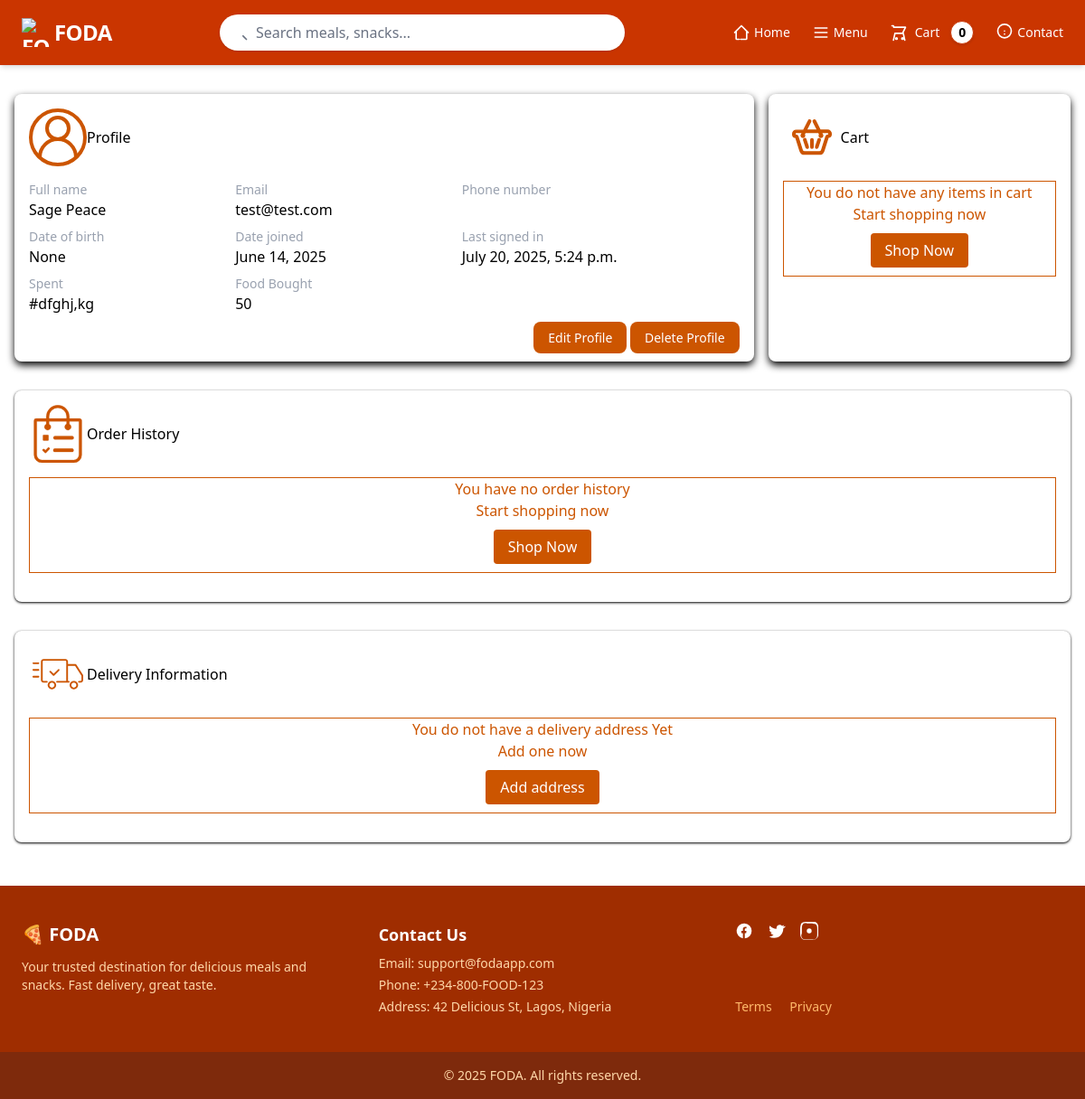
The app's page /dashboard/ (signed in), older data.
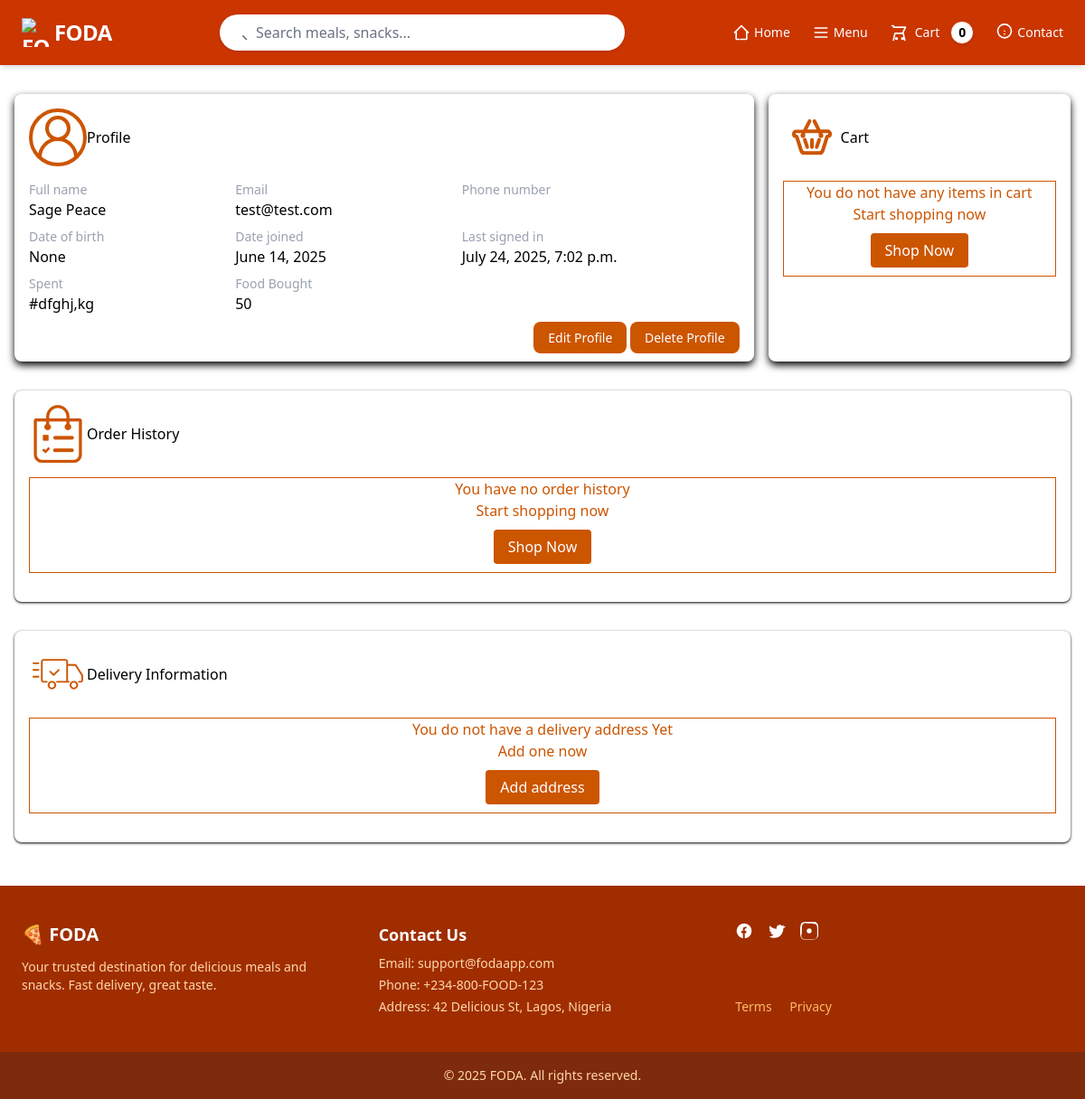
The same page, newer data.
### user/models.py (models this page shows, shortened)
class User(AbstractBaseUser, PermissionsMixin):
    DOB = models.DateField(verbose_name="D.O.B", auto_now=False, auto_now_add=False, null=True)
    email = models.EmailField(verbose_name="Email Address", max_length=254, unique=True)
    first_name = models.CharField(max_length=50)
    last_name = models.CharField(max_length=50)
    full_name = models.CharField(max_length=100)
    phone = PhoneNumberField(region="NG", null=True, blank=True)
    is_active = models.BooleanField(default=False)
    is_staff = models.BooleanField(default=False)
    is_vendor = models.BooleanField(default=False)
    date_joined = models.DateField(default=timezone.now)
    verification_code = models.CharField(max_length=6, blank=True, null=True, unique=True)
    verification_code_expires_at = models.DateTimeField(blank=True, null=True)
    old_cart = models.JSONField(null=True, blank=True)
    groups = models.ManyToManyField(
        'auth.Group',
        verbose_name='groups',
        blank=True,
        help_text='The groups this user belongs to. A user will get all permissions granted to each of their groups.',
        related_name='customuser_set', # Unique related_name
        related_query_name='customuser',
    )
    user_permissions = models.ManyToManyField(
        'auth.Permission',
        verbose_name='user permissions',
        blank=True,
        help_text='Specific permissions for this user.',
        related_name='customuser_permissions_set', # Use another unique related_name
        related_query_name='customuser_permission'
    )
    USERNAME_FIELD = "email"
    REQUIRED_FIELDS = ["first_name", "last_name"]
    objects = CustomUserManager()
    USER_TYPE_CHOICES = (
        ("customer", "Customer"),
        ("vendor", "Vendor"),
    )
    user_type = models.CharField(max_length=10, choices=USER_TYPE_CHOICES, default="customer")

### user/views.py (the view)
# urls.py: path("", views.DashboardView.as_view(), name="dashboard"),
class DashboardView(LoginRequiredMixin, View):
    def get(self, request):
        orders = request.user.order.all()
        addresses = request.user.address.all()
        context = {
            "orders":orders,
            "addresses": addresses
        }
        return render(request, "user/dashboard.html", context=context)

### cart/cart.py (called while the page is built)
    def __len__(self):
        return len(self.cart)

### cart/context_processors.py (called while the page is built)
def cart(request):
    return{
        'cart': Cart(request)
    }

### user/templates/user/dashboard.html (shortened to what this page needs)
{% extends "base.html" %}
{% block content %}
<section class="grid grid-cols-[70%_auto] gap-[1rem] mx-[1rem] mb-[2rem] max-sm:grid-cols-[auto_auto] mt-8 max-w-7xl">
    <div class="bg-white rounded-lg shadow-[0_4px_8px_#000000] p-[1rem]" >
        <h1 class="mb-[1rem] flex items-center">
            <span>Profile</span>
        </h1>
        <div class="grid grid-cols-[auto_auto_auto] gap-[0.5rem] max-sm:grid-cols-2">
            <div>
                <p class=" text-gray-400 text-sm">Full name</p>
                <h3>{{user.full_name}}</h3>
            </div>
            <div>
                <p class=" text-gray-400 text-sm">Email</p>
                <h3>{{user.email}}</h3>
            </div>
            <div>
                <p class=" text-gray-400 text-sm">Phone number</p>
            </div>
            <div>
                <p class=" text-gray-400 text-sm">Date of birth</p>
                <h3>{{user.DOB}}</h3>
            </div>
            <div>
                <p class=" text-gray-400 text-sm">Date joined</p>
                <h3>{{user.date_joined}}</h3>
            </div>
            <div>
                <p class=" text-gray-400 text-sm">Last signed in </p>
                <h3>{{user.last_login}}</h3>
            </div>
            <div>
                <p class=" text-gray-400 text-sm">Spent</p>
                <h3>#dfghj,kg</h3>
            </div>
            <div>
                <p class=" text-gray-400 text-sm">Food Bought</p>
                <h3>50</h3>
            </div>
        </div>
        <div class="text-right pt-[1rem] text-sm">
            <a class="btn-primary p-[0.5rem_1rem] rounded-lg pl-[1rem]" href="{% url "edit_profile" %}">Edit Profile</a>
            <a class="btn-primary p-[0.5rem_1rem] rounded-lg" href="{% url "delete_profile" %}">Delete Profile</a>
        </div>
    </div>
    <div class="bg-white rounded-lg shadow-[0_4px_8px_#000000] p-[1rem] ">
        <h1 class="mb-[1rem] flex items-center">
        <span>Order History</span>
    </h1>
    {% if orders %}
    <table class="dash-table">
        <thead>
            <tr class="">
                <th class="pb-[0.5rem] font-medium">Name</th>
                <th class="pb-[0.5rem] font-medium">Price</th>
                <th class="pb-[0.5rem] font-medium">Date</th>
                <th class="pb-[0.5rem] font-medium">Quantity</th>
                <th class="pb-[0.5rem] font-medium">Status</th>
                <th></th>
            </tr>
        </thead>
        <tbody>
            {% for order in orders %}
            <tr>
                <td class="flex items-center max-sm:block">
                    <img src="{{order.food.image.url}}" alt="food image" class="mr-4 size-[5rem] object-cover max-sm:mb-4">
                    <h3>{{order.food.name}}</h3>
                </td>
                <td class="text-[#CC5500]">₦{{order.total_price}}</td>
                <td>{{order.order_date}}</td>
                <td>{{order.quantity}}</td>
                <td><p class="p-[0.5rem_1rem] bg-burntOrange-600 rounded-lg inline-block">pending</p></td>
                <td>view detail</td>
            </tr>
            {% endfor %}
            <tr>
                <td class="flex items-center max-sm:block">
                    <img src="https://i.pinimg.com/736x/10/38/a7/1038a702899f4ea379153c2d44e8224e.jpg" alt="food image" class="mr-4 size-[5rem] object-cover max-sm:mb-4">
                    <h3>Jollof</h3>
                </td>
                <td class="text-[#CC5500]">#2000</td>
                <td>23-24-53</td>
                <td>2344</td>
                <td><p class="p-[0.5rem_1rem] bg-green-600 rounded-lg inline-block">confirm</p></td>
                <td>view detail</td>
            </tr>
            <tr>
                <td class="flex items-center max-sm:block">
                    <img src="https://i.pinimg.com/736x/10/38/a7/1038a702899f4ea379153c2d44e8224e.jpg" alt="food image" class="mr-4 size-[5rem] object-cover max-sm:mb-4">
                    <h3>Jollof</h3>
                </td>
                <td class="text-[#CC5500]">#2000</td>
                <td>23-24-53</td>
                <td>2344</td>
                <td><p class="p-[0.5rem_1rem] bg-red-400 rounded-lg inline-block">canceled</p></td>
                <td>view detail</td>
            </tr>
        </tbody>
    </table>
    <div class="mt-[1rem] text-right text-[0.8rem] font-[500] text-burntOrange-700">
        <a href="{% url "orders" %}">See All</a>
    </div>
    {% else %}
    <div class="m-[1rem_auto] text-center text-burntOrange-700 border border-solid border-burntOrange-700">
        <h3> You have no order history</h3>
        <p>Start shopping now</p>
        <div class="py-4">
                <a class="btn-primary p-[0.5rem_1rem] rounded" href="{% url "index" %}">Shop Now</a>
        </div>
    </div>
    {% endif %}
</section>
<section class="mx-[1rem] bg-white rounded-lg shadow/90 p-[1rem] mb-[1rem]">
    <h1 class="mb-[1rem] flex items-center">
        <span>Delivery Information</span>
    </h1>
    {% if addresses %}
    <table class="dash-table">
        <thead >
            <tr>
                <th class="pb-[0.5rem]">Name</th>
                <th class="pb-[0.5rem]">Street</th>
                <th class="pb-[0.5rem]">City</th>
                <th class="pb-[0.5rem]">State</th>
                <th class="pb-[0.5rem]">Phone Number</th>
            </tr>
        </thead>
        <tbody>
            {% for address in addresses %}
            <tr>
                <td>{{address.full_name}}</td>
                <td>{{address.street}}</td>
                <td>{{address.city}}</td>
                <td>{{address.state}}</td>
                <td>{{address.phone}}</td>
            </tr>
            {% endfor %}
            <tr>
                <td>Adeniyi Peace</td>
                <td>12 Aladeola</td>
                <td>ketu ikosi</td>
                <td>lagos</td>
                <td>356576879887</td>
            </tr>
        </tbody>
    </table>
    <div class="mt-[1rem] text-right text-[0.8rem] font-[500] text-burntOrange-700">
        <a href="{% url "address_list" %}">See All</a>
    </div>
    {% else %}
    <div class="m-[1rem_auto] text-center text-burntOrange-700 border border-solid border-burntOrange-700">
        <h3> You do not have a delivery address Yet</h3>
        <p>Add one now</p>
        <div class="p-4">
            <a class="btn-primary p-[0.5rem_1rem] rounded" href="{% url "add_address" %}">Add address</a>
        </div>
    </div>
    {% endif %}
</section>
{% endblock content %}

### templates/base.html (shortened to what this page needs)
{% load static tailwind_tags %}
<!DOCTYPE html>
<html>
<head>
  {% tailwind_css %}
</head>
<body>
  {% if request.path != '/'%}
  <nav class="bg-orange-700 text-white shadow-md px-6 py-4">
    <div class="max-w-7xl mx-auto flex items-center justify-between">
      <div class="text-2xl font-extrabold tracking-tight">
        <a href="#" class="hover:text-yellow-300 transition-all flex items-center gap-1">
          <img src="/static/logo.png" alt="FOOD" class="h-8 w-8" />
          FODA
        </a>
      </div>
      <div class="flex-1 mx-6 max-w-md">
        <div class="relative">
          <input type="text" placeholder="Search meals, snacks..."
            class="w-full rounded-full bg-white pl-10 pr-4 py-2 text-gray-800 placeholder-gray-500 focus:outline-none focus:ring-2 focus:ring-yellow-400 shadow-sm searchjs" />
          <div class="absolute left-3 top-1/2 -translate-y-1/2 text-gray-500">
            <svg xmlns="http://www.w3.org/2000/svg" class="h-5 w-5" fill="none" viewBox="0 0 24 24"
              stroke="currentColor" stroke-width="2">
              <path stroke-linecap="round" stroke-linejoin="round" d="M21 21l-4.35-4.35m0 0A7.5 7.5 0 1116.65 16.65z" />
            </svg>
          </div>
        </div>
      </div>
      <div class="space-x-6 text-sm font-medium hidden md:flex items-center">
        <a href="{% url 'shop' %}" class="flex items-center gap-1 hover:text-yellow-300 transition">
          <svg class="w-5 h-5" fill="none" stroke="currentColor" stroke-width="2" viewBox="0 0 24 24">
            <path stroke-linecap="round" stroke-linejoin="round"
              d="M3 12l2-2m0 0l7-7 7 7M5 10v10a1 1 0 001 1h3m10-11l2 2m-2-2v10a1 1 0 01-1 1h-3m-4 0h4" />
          </svg>
          Home
        </a>
        <a href="{% url 'index' %}" class="flex items-center gap-1 hover:text-yellow-300 transition">
          <svg class="w-5 h-5" fill="none" stroke="currentColor" stroke-width="2" viewBox="0 0 24 24">
            <path stroke-linecap="round" stroke-linejoin="round" d="M4 6h16M4 12h16M4 18h16" />
          </svg>
          Menu
        </a>
        <a href="{% url 'cart_summary' %}" class="flex items-center gap-2 hover:text-yellow-300 transition">
          <svg class="w-5 h-5 text-white" fill="none" stroke="currentColor" stroke-width="2" viewBox="0 0 24 24">
            <path stroke-linecap="round" stroke-linejoin="round" d="M3 3h2l.4 2M7 13h10l4-8H5.4M7 13l-2 9m13-9l2 9
          M9 21a1 1 0 100-2 1 1 0 000 2
          M17 21a1 1 0 100-2 1 1 0 000 2" />
          </svg>
          <span class="text-sm font-medium">Cart</span>
          <span
            class="ml-1 inline-flex items-center justify-center px-2 py-0.5 text-sm font-bold text-black bg-white rounded-full border border-orange-700 shadow-sm">
            {{ cart|length }}
          </span>
        </a>
        <a href="#" class="flex items-center gap-1 hover:text-yellow-300 transition">
          <svg class="w-5 h-5" fill="none" stroke="currentColor" stroke-width="2" viewBox="0 0 24 24">
            <path stroke-linecap="round" stroke-linejoin="round"
              d="M21 10a9 9 0 11-18 0 9 9 0 0118 0zM12 14h.01M12 10h.01" />
          </svg>
          Contact
        </a>
      </div>
    </div>
  </nav>
  {% endif %}
  <main>
    {% block content %}
    {% endblock %}
  </main>
  <footer class="bg-orange-800 text-white mt-12">
    <div class="max-w-7xl mx-auto px-6 py-10 grid grid-cols-1 md:grid-cols-3 gap-8">
      <div>
        <h3 class="text-xl font-bold mb-3">🍕 FODA</h3>
        <p class="text-sm text-orange-200">
          Your trusted destination for delicious meals and snacks. Fast delivery, great taste.
        </p>
      </div>
      <div>
        <h4 class="text-lg font-semibold mb-2">Contact Us</h4>
        <ul class="text-sm space-y-1 text-orange-200">
          <li>Email: support@fodaapp.com</li>
          <li>Phone: +234-800-FOOD-123</li>
          <li>Address: 42 Delicious St, Lagos, Nigeria</li>
        </ul>
      </div>
      <div class="flex flex-col justify-between">
        <div class="flex space-x-4 mb-4">
          <a href="#" class="hover:text-yellow-300 transition">
            <svg class="w-5 h-5 fill-current" viewBox="0 0 24 24">
              <path
                d="M22 12a10 10 0 10-11.63 9.9v-7h-2v-3h2v-2.3c0-2 1.2-3.1 3-3.1.87 0 1.78.15 1.78.15v2h-1c-.99 0-1.3.62-1.3 1.25V12h2.22l-.35 3h-1.87v7A10 10 0 0022 12z" />
            </svg>
          </a>
          <a href="#" class="hover:text-yellow-300 transition">
          </a>
          <a href="#" class="hover:text-yellow-300 transition">
          </a>
        </div>
        <div class="text-sm space-x-4 text-orange-300">
          <a href="#" class="hover:text-yellow-300">Terms</a>
          <a href="#" class="hover:text-yellow-300">Privacy</a>
        </div>
      </div>
    </div>
    <div class="text-center text-sm py-4 bg-orange-900 text-orange-200">
      &copy; 2025 FODA. All rights reserved.
    </div>
  </footer>
</body>
</html>

Row changes from the older to the newer data that the page shows:
changed User "Sage Peace": last_login "July 20, 2025, 5:24 p.m." → "July 24, 2025, 7:02 p.m."
